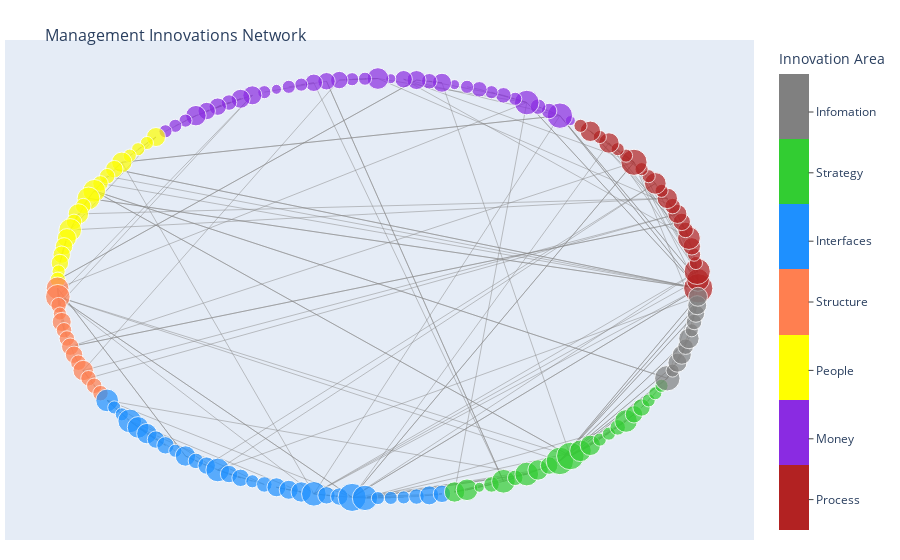

Here is the notebook cell this chart was saved with:
### Code cell
fig = go.Figure(data=[edge_trace, node_trace, middle_hover_trace],
             layout=go.Layout(
                title='<br>Management Innovations Network',
                titlefont_size=16,
                showlegend=False,
                hovermode='closest',
                margin=dict(b=20,l=5,r=5,t=40),
                xaxis=dict(showgrid=False, zeroline=False, showticklabels=False),
                yaxis=dict(showgrid=False, zeroline=False, showticklabels=False))
                )

fig.show()

### Figure 1 — Plotly figure (JSON) as saved in the notebook; plotly's stock layout.template omitted (floating-point values rounded to 4 significant figures; data arrays with more than 128 entries replaced by an {"elided": "..."} marker saying what was removed)
{"data": [{"hoverinfo": "none", "line": {"color": "#888", "width": 0.5}, "mode": "lines", "type": "scatter", "x": {"elided": "834 float values"}, "y": {"elided": "834 float values"}}, {"hoverinfo": "text", "marker": {"color": {"elided": "156 int values"}, "colorbar": {"tickmode": "array", "ticks": "outside", "ticktext": ["Process", "Money", "People", "Structure", "Interfaces", "Strategy", "Infomation"], "tickvals": [1.4, 2.2, 3.1, 4, 4.8, 5.7, 6.5], "title": {"side": "top", "text": "Innovation Area"}}, "colorscale": [[0, "grey"], [0.1429, "grey"], [0.1429, "limegreen"], [0.2857, "limegreen"], [0.2857, "dodgerblue"], [0.4286, "dodgerblue"], [0.4286, "coral"], [0.5714, "coral"], [0.5714, "yellow"], [0.7143, "yellow"], [0.7143, "blueviolet"], [0.8571, "blueviolet"], [0.8571, "firebrick"], [1, "firebrick"]], "reversescale": true, "showscale": true, "size": {"elided": "156 float values"}}, "mode": "markers", "text": {"elided": "156 str values"}, "type": "scatter", "x": {"elided": "156 float values"}, "y": {"elided": "156 float values"}}, {"hoverinfo": "text", "hovertext": {"elided": "278 str values"}, "marker": {"color": "#d3d3d3", "size": 15}, "mode": "markers", "opacity": 0, "type": "scatter", "x": {"elided": "278 float values"}, "y": {"elided": "278 float values"}}], "layout": {"hovermode": "closest", "margin": {"b": 20, "l": 5, "r": 5, "t": 40}, "showlegend": false, "title": {"font": {"size": 16}, "text": "<br>Management Innovations Network"}, "xaxis": {"showgrid": false, "showticklabels": false, "zeroline": false}, "yaxis": {"showgrid": false, "showticklabels": false, "zeroline": false}}}
